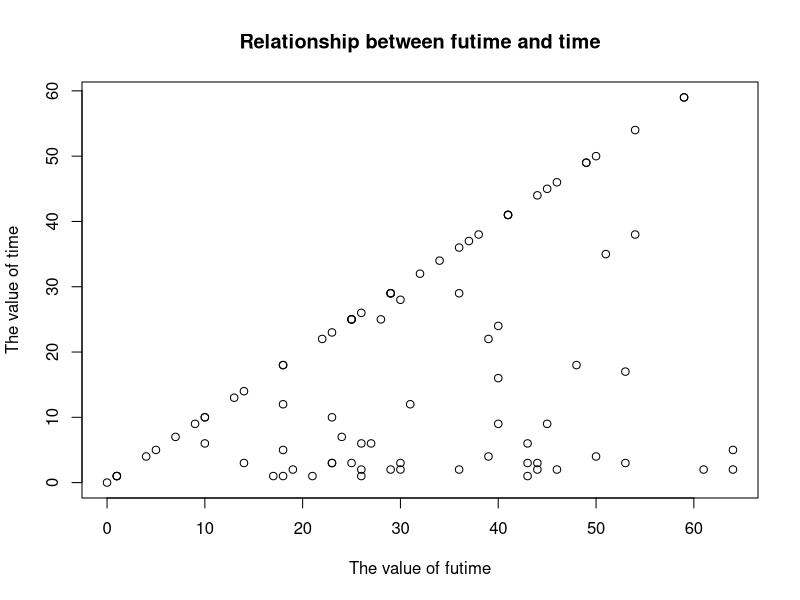
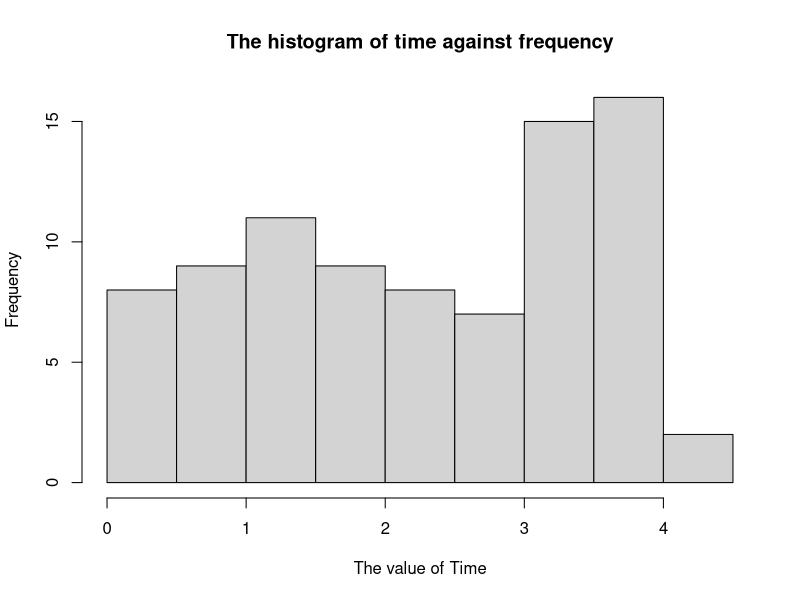

Source code (R) for these figures, in order:
## ---- chunk 1
a<- matrix(1:10,nrow = 5,ncol = 2,byrow = TRUE)
View(a)
## ---- chunk 2
b<-matrix(1:6,nrow = 2,ncol = 3)
c<- matrix(7:12,nrow = 2,ncol = 3)
add<-b + c
subtract<- b - c
multiply<- b * c
View(add)
View(subtract)
View(multiply)
## ---- chunk 3
mat<- matrix(1:10,nrow = 2,ncol = 5)
mat<- mat[2,3]
View(mat)
## ---- chunk 4
num <-c(1:6)
numb<-as.numeric(num)
com<-as.complex(num)
logi<-as.logical(num)
chara<-as.character(num)
numb
com
logi
chara
## ---- chunk 5
num1<-c(1:3)
num2<-c(4:6)
sumNum<- num1 * num2
sumNum
## ---- chunk 6
newTable<-read.table("data/tumor.txt",header = T,sep = "\t",dec = ".")
View(newTable)
## ---- chunk 7
plot(newTable$futime,newTable$time,main = "Relationship between futime and time",xlab = "The value of futime",ylab = "The value of time")
## ---- chunk 8
hist(log(newTable$time),main = "The histogram of time against frequency",xlab = "The value of Time")
